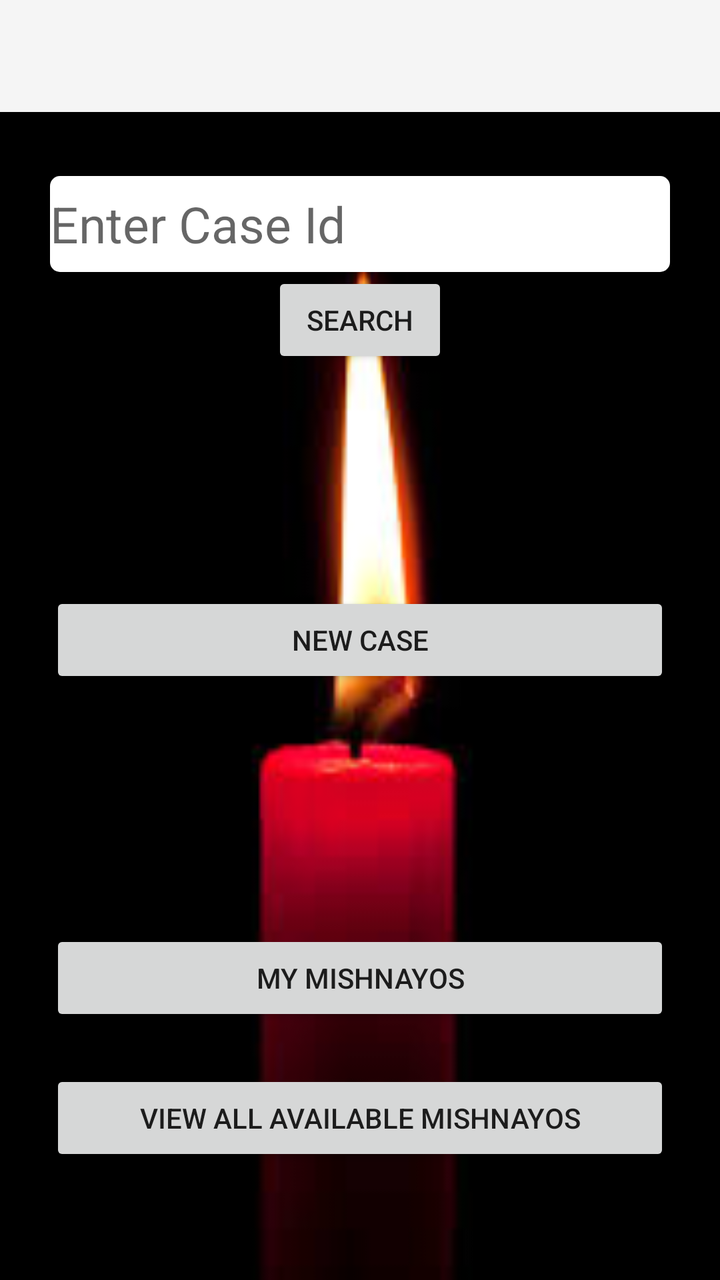
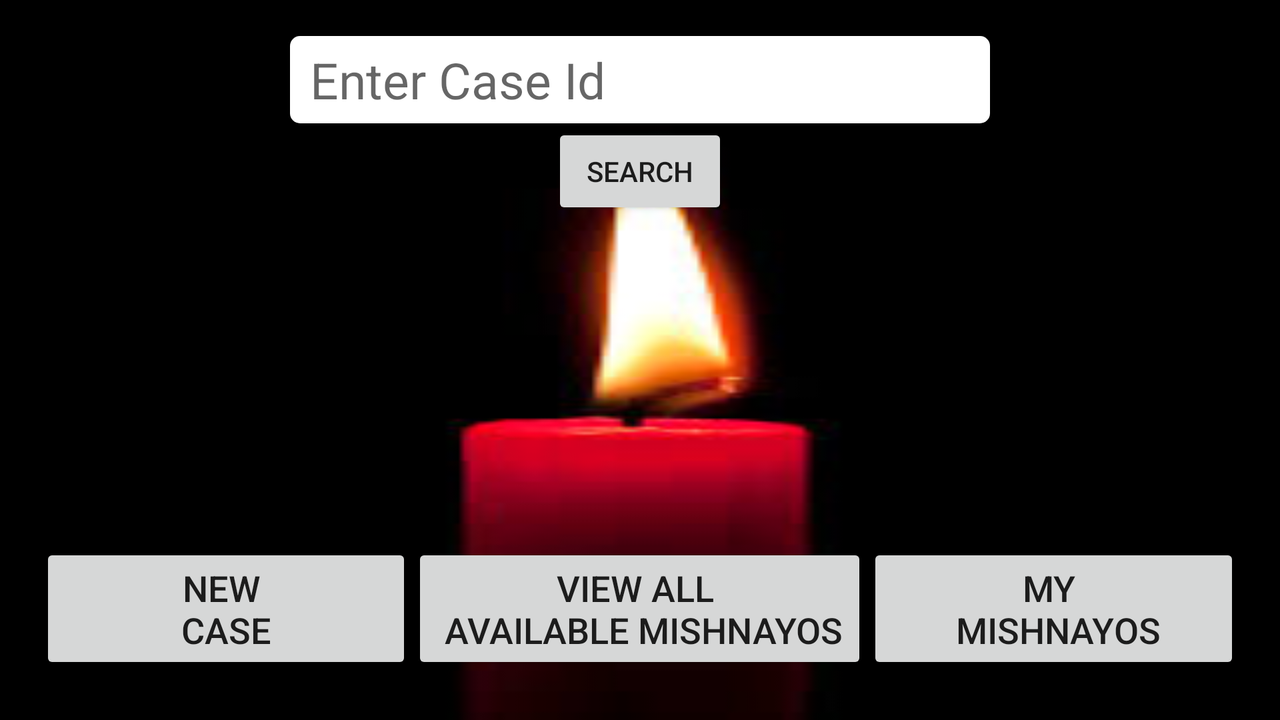

Two renders of one Android screen. The first uses the default layout on a phone; the second uses the alternative layout the repository ships for a different screen configuration, on a matching device. The two XML files are below.
<!-- AndroidManifest.xml: application theme Theme.AppCompat.Light.NoActionBar -->
<!-- res/layout/activity_home_screen.xml -->
<?xml version="1.0" encoding="utf-8"?>
<RelativeLayout xmlns:android="http://schemas.android.com/apk/res/android"
    xmlns:app="http://schemas.android.com/apk/res-auto"
    android:id="@+id/backgroundLayoutHome"
    android:layout_width="match_parent"
    android:layout_height="match_parent"
    android:orientation="vertical"
    android:background="@drawable/images">

    <include layout="@layout/toolbar" />

    <EditText
        android:id="@+id/caseIdSearch"
        android:layout_width="369dp"
        android:layout_height="48dp"
        android:layout_alignParentStart="true"
        android:layout_alignParentLeft="true"
        android:layout_alignParentTop="true"
        android:layout_alignParentEnd="true"
        android:layout_marginStart="25dp"
        android:layout_marginLeft="25dp"
        android:layout_marginTop="88dp"
        android:layout_marginEnd="25dp"
        android:background="@drawable/edittext_format"
        android:clickable="false"
        android:drawableStart="@drawable/ic_search_black_36dp"
        android:drawableLeft="@drawable/ic_search_black_36dp"
        android:hint="@string/caseId"
        android:inputType="textPersonName"
        android:textSize="25sp" />

    <Button
        android:id="@+id/newCase"
        android:layout_width="359dp"
        android:layout_height="wrap_content"
        android:layout_alignParentStart="true"
        android:layout_alignParentLeft="true"
        android:layout_alignParentEnd="true"
        android:layout_centerVertical="true"
        android:layout_marginStart="25dp"
        android:layout_marginLeft="25dp"
        android:layout_marginEnd="25dp"
        android:text="@string/new_case" />

    <Button
        android:id="@+id/myMishnayosButton"
        android:layout_width="351dp"
        android:layout_height="wrap_content"
        android:layout_above="@+id/viewAllAvailButton"
        android:layout_alignParentStart="true"
        android:layout_alignParentLeft="true"
        android:layout_alignParentEnd="true"
        android:layout_marginStart="25dp"
        android:layout_marginLeft="25dp"
        android:layout_marginEnd="25dp"
        android:layout_marginBottom="22dp"
        android:text="@string/currentMishnayosButton" />

    <Button
        android:id="@+id/searchCaseButton"
        android:layout_width="wrap_content"
        android:layout_height="wrap_content"
        android:layout_below="@+id/caseIdSearch"
        android:layout_centerHorizontal="true"
        android:text="@string/search" />

    <Button
        android:id="@+id/viewAllAvailButton"
        android:layout_width="343dp"
        android:layout_height="wrap_content"
        android:layout_alignParentStart="true"
        android:layout_alignParentLeft="true"
        android:layout_alignParentEnd="true"
        android:layout_alignParentRight="true"
        android:layout_alignParentBottom="true"
        android:layout_marginStart="25dp"
        android:layout_marginLeft="25dp"
        android:layout_marginEnd="25dp"
        android:layout_marginRight="25dp"
        android:layout_marginBottom="57dp"
        android:text="@string/viewAllAvail" />

</RelativeLayout>
<!-- res/layout/toolbar.xml (included above) -->
<?xml version="1.0" encoding="utf-8"?>
<androidx.constraintlayout.widget.ConstraintLayout xmlns:android="http://schemas.android.com/apk/res/android"
    android:layout_width="match_parent"
    android:layout_height="wrap_content"
    xmlns:app="http://schemas.android.com/apk/res-auto">

    <androidx.appcompat.widget.Toolbar
        android:id="@+id/my_toolbar"
        android:layout_width="match_parent"
        android:layout_height="?attr/actionBarSize"
        android:background="?attr/colorPrimary"
        android:elevation="4dp"
        android:theme="@style/ThemeOverlay.AppCompat.ActionBar"
        app:contentInsetLeft="0dp"
        app:contentInsetStart="0dp"
        app:layout_constraintEnd_toEndOf="parent"
        app:layout_constraintStart_toStartOf="parent"
        app:layout_constraintTop_toTopOf="parent"
        app:popupTheme="@style/ThemeOverlay.AppCompat.Light" />


</androidx.constraintlayout.widget.ConstraintLayout>
<!-- resources referenced by this layout -->
<resources>
  <!-- drawable edittext_format (drawable) -->
  <?xml version="1.0" encoding="utf-8"?>
  <shape xmlns:android="http://schemas.android.com/apk/res/android"
      android:shape="rectangle" android:padding="10dp"
      android:layout_height="45dp"
      android:layout_width="100dp">
      <solid android:color="#FFFFFF"/>
      <corners
          android:bottomRightRadius="5dp"
          android:bottomLeftRadius="5dp"
          android:topLeftRadius="5dp"
          android:topRightRadius="5dp"/>
  </shape>
  <!-- drawable images: jpg bitmap (drawable, 2927 bytes) -->
  <string name="caseId">Enter Case Id</string>
  <string name="currentMishnayosButton">My Mishnayos</string>
  <string name="new_case">New Case</string>
  <string name="search">Search</string>
  <string name="viewAllAvail">View All Available Mishnayos</string>
</resources>
<!-- res/layout-land/activity_home_screen.xml (the repository's variant of the layout above) -->
<!-- drawn on the phone turned sideways -->
<?xml version="1.0" encoding="utf-8"?>
<RelativeLayout xmlns:android="http://schemas.android.com/apk/res/android"
    android:id="@+id/backgroundLayoutHome"
    android:layout_width="match_parent"
    android:layout_height="match_parent"
    android:paddingLeft="20dp"
    android:paddingRight="20dp"
    android:background="@drawable/images">

    <EditText
        android:id="@+id/caseIdSearch"
        android:layout_width="350dp"
        android:layout_height="wrap_content"
        android:layout_alignParentTop="true"

        android:layout_centerHorizontal="true"
        android:layout_marginTop="18dp"
        android:background="@drawable/edittext_format"
        android:hint="@string/caseId"
        android:inputType="textPersonName"
        android:paddingBottom="5dp"
        android:paddingLeft="10dp"
        android:paddingRight="10dp"
        android:paddingTop="5dp"
        android:textSize="25sp" />

    <Button
        android:id="@+id/searchCaseButton"
        android:layout_width="wrap_content"
        android:layout_height="wrap_content"
        android:text="@string/search"
        android:layout_below="@+id/caseIdSearch"
        android:layout_centerHorizontal="true" />

    <Button
        android:id="@+id/newCase"
        android:layout_width="wrap_content"
        android:layout_height="wrap_content"
        android:paddingLeft="25dp"
        android:paddingRight="25dp"
        android:text="@string/new_case_horizontal"
        android:textSize="18sp"
        android:layout_alignBottom="@+id/viewAllAvailButton"
        android:layout_alignTop="@+id/viewAllAvailButton"
        android:layout_toLeftOf="@+id/viewAllAvailButton"
        android:layout_alignParentLeft="true"
        android:layout_alignParentStart="true" />

    <Button
        android:id="@+id/myMishnayosButton"
        android:layout_width="wrap_content"
        android:layout_height="wrap_content"
        android:text="@string/currentMishnayosButtonHorizontal"
        android:textSize="18sp"
        android:layout_alignParentBottom="true"
        android:layout_alignParentRight="true"
        android:layout_alignParentEnd="true"
        android:layout_marginBottom="23dp"
        android:layout_toRightOf="@+id/viewAllAvailButton"
        android:layout_toEndOf="@+id/viewAllAvailButton" />

    <Button
        android:id="@+id/viewAllAvailButton"
        android:layout_width="wrap_content"
        android:layout_height="wrap_content"
        android:text="@string/viewAllAvailHorizontal"
        android:textSize="18sp"
        android:layout_alignBaseline="@+id/myMishnayosButton"
        android:layout_alignBottom="@+id/myMishnayosButton"
        android:layout_centerHorizontal="true" />
</RelativeLayout>
<!-- resources referenced by the variant -->
<!-- as the phone turned sideways resolves them -->
<resources>
  <!-- drawable edittext_format (drawable) -->
  <?xml version="1.0" encoding="utf-8"?>
  <shape xmlns:android="http://schemas.android.com/apk/res/android"
      android:shape="rectangle" android:padding="10dp"
      android:layout_height="45dp"
      android:layout_width="100dp">
      <solid android:color="#FFFFFF"/>
      <corners
          android:bottomRightRadius="5dp"
          android:bottomLeftRadius="5dp"
          android:topLeftRadius="5dp"
          android:topRightRadius="5dp"/>
  </shape>
  <!-- drawable images: jpg bitmap (drawable, 2927 bytes) -->
  <string name="caseId">Enter Case Id</string>
  <string name="currentMishnayosButtonHorizontal">My \n Mishnayos</string>
  <string name="new_case_horizontal">New \nCase</string>
  <string name="search">Search</string>
  <string name="viewAllAvailHorizontal">View All \n Available Mishnayos</string>
</resources>
